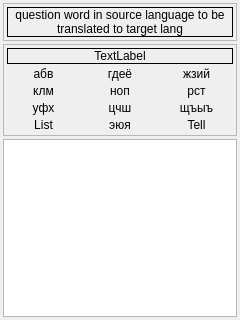
<?xml version="1.0" encoding="UTF-8"?>
<ui version="4.0">
 <class>TrainerDialog</class>
 <widget class="QDialog" name="TrainerDialog">
  <property name="geometry">
   <rect>
    <x>0</x>
    <y>0</y>
    <width>240</width>
    <height>320</height>
   </rect>
  </property>
  <property name="windowTitle">
   <string>Dialog</string>
  </property>
  <layout class="QVBoxLayout" name="verticalLayout_3">
   <property name="spacing">
    <number>3</number>
   </property>
   <property name="margin">
    <number>3</number>
   </property>
   <item>
    <widget class="QFrame" name="frame">
     <property name="frameShape">
      <enum>QFrame::StyledPanel</enum>
     </property>
     <property name="frameShadow">
      <enum>QFrame::Raised</enum>
     </property>
     <layout class="QVBoxLayout" name="verticalLayout_2">
      <property name="spacing">
       <number>3</number>
      </property>
      <property name="margin">
       <number>3</number>
      </property>
      <item>
       <widget class="QLabel" name="laQuestion">
        <property name="frameShape">
         <enum>QFrame::Box</enum>
        </property>
        <property name="text">
         <string>question word in source language to be translated to target lang</string>
        </property>
        <property name="alignment">
         <set>Qt::AlignCenter</set>
        </property>
        <property name="wordWrap">
         <bool>true</bool>
        </property>
       </widget>
      </item>
     </layout>
    </widget>
   </item>
   <item>
    <widget class="QFrame" name="frmKeypad">
     <property name="frameShape">
      <enum>QFrame::StyledPanel</enum>
     </property>
     <property name="frameShadow">
      <enum>QFrame::Raised</enum>
     </property>
     <layout class="QVBoxLayout" name="verticalLayout">
      <property name="spacing">
       <number>3</number>
      </property>
      <property name="margin">
       <number>3</number>
      </property>
      <item>
       <widget class="QLabel" name="label">
        <property name="frameShape">
         <enum>QFrame::Box</enum>
        </property>
        <property name="text">
         <string>TextLabel</string>
        </property>
        <property name="alignment">
         <set>Qt::AlignCenter</set>
        </property>
        <property name="wordWrap">
         <bool>true</bool>
        </property>
       </widget>
      </item>
      <item>
       <layout class="QGridLayout" name="gridLayout">
        <item row="1" column="0">
         <widget class="QLabel" name="la4">
          <property name="text">
           <string>клм</string>
          </property>
          <property name="alignment">
           <set>Qt::AlignCenter</set>
          </property>
         </widget>
        </item>
        <item row="2" column="0">
         <widget class="QLabel" name="la7">
          <property name="text">
           <string>уфх</string>
          </property>
          <property name="alignment">
           <set>Qt::AlignCenter</set>
          </property>
         </widget>
        </item>
        <item row="3" column="0">
         <widget class="QLabel" name="la11">
          <property name="text">
           <string>List</string>
          </property>
          <property name="alignment">
           <set>Qt::AlignCenter</set>
          </property>
         </widget>
        </item>
        <item row="1" column="1">
         <widget class="QLabel" name="la5">
          <property name="text">
           <string>ноп</string>
          </property>
          <property name="alignment">
           <set>Qt::AlignCenter</set>
          </property>
         </widget>
        </item>
        <item row="0" column="1">
         <widget class="QLabel" name="la2">
          <property name="text">
           <string>гдеё</string>
          </property>
          <property name="alignment">
           <set>Qt::AlignCenter</set>
          </property>
         </widget>
        </item>
        <item row="1" column="2">
         <widget class="QLabel" name="la6">
          <property name="text">
           <string>рст</string>
          </property>
          <property name="alignment">
           <set>Qt::AlignCenter</set>
          </property>
         </widget>
        </item>
        <item row="2" column="1">
         <widget class="QLabel" name="la8">
          <property name="text">
           <string>цчш</string>
          </property>
          <property name="alignment">
           <set>Qt::AlignCenter</set>
          </property>
         </widget>
        </item>
        <item row="3" column="1">
         <widget class="QLabel" name="la0">
          <property name="text">
           <string>эюя</string>
          </property>
          <property name="alignment">
           <set>Qt::AlignCenter</set>
          </property>
         </widget>
        </item>
        <item row="3" column="2">
         <widget class="QLabel" name="la12">
          <property name="text">
           <string>Tell</string>
          </property>
          <property name="alignment">
           <set>Qt::AlignCenter</set>
          </property>
         </widget>
        </item>
        <item row="2" column="2">
         <widget class="QLabel" name="la9">
          <property name="text">
           <string>щъыъ</string>
          </property>
          <property name="alignment">
           <set>Qt::AlignCenter</set>
          </property>
         </widget>
        </item>
        <item row="0" column="2">
         <widget class="QLabel" name="la3">
          <property name="text">
           <string>жзий</string>
          </property>
          <property name="alignment">
           <set>Qt::AlignCenter</set>
          </property>
         </widget>
        </item>
        <item row="0" column="0">
         <widget class="QLabel" name="la1">
          <property name="text">
           <string>абв</string>
          </property>
          <property name="alignment">
           <set>Qt::AlignCenter</set>
          </property>
         </widget>
        </item>
       </layout>
      </item>
     </layout>
    </widget>
   </item>
   <item>
    <widget class="QListWidget" name="listAnswers"/>
   </item>
  </layout>
 </widget>
 <resources/>
 <connections/>
</ui>
